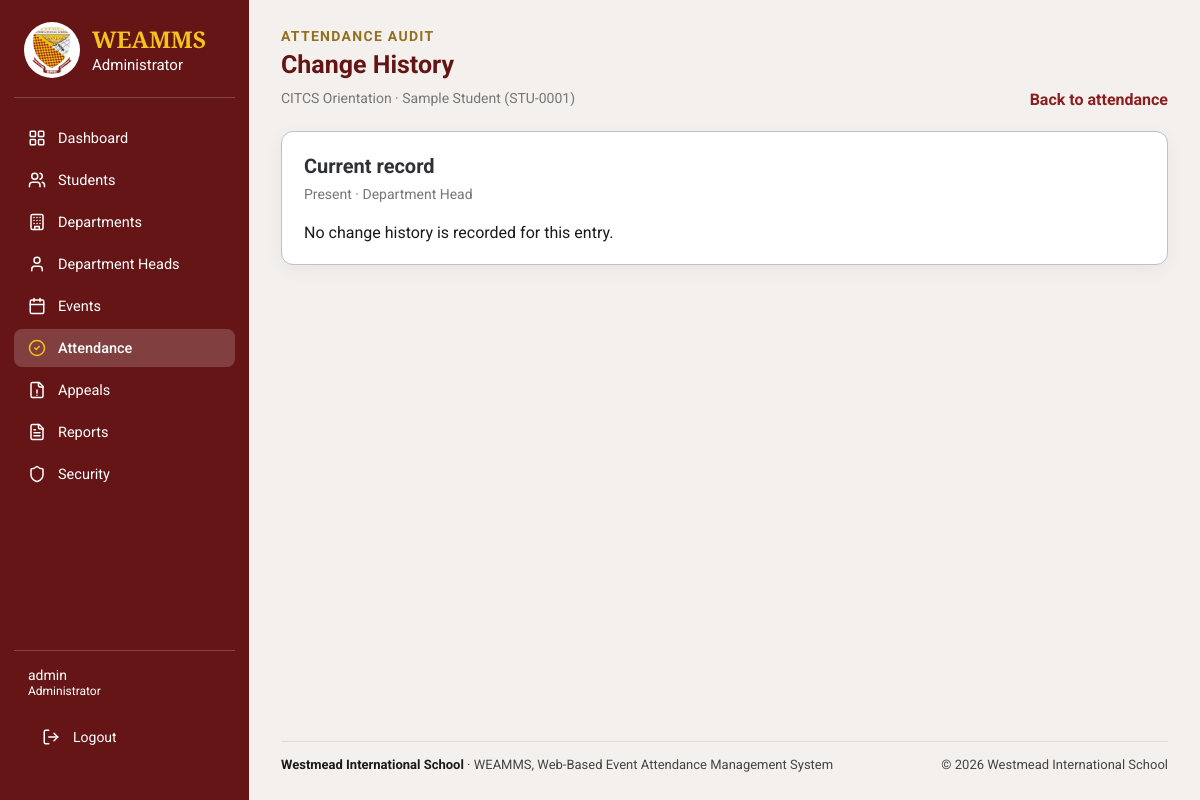
The page /admin/attendance/history.php?id=1 (signed in) on the database its author committed.
### tables this page shows
CREATE TABLE `event_attendance` (
  `attendance_id` bigint(20) UNSIGNED NOT NULL,
  `event_id` bigint(20) UNSIGNED NOT NULL,
  `student_id` bigint(20) UNSIGNED NOT NULL,
  `attendance_status` enum('present','late','absent','excused') NOT NULL DEFAULT 'absent',
  `check_in_at` datetime DEFAULT NULL,
  `recorded_by_user_id` bigint(20) UNSIGNED DEFAULT NULL,
  `record_source` enum('barcode','department_head','appeal','system') NOT NULL DEFAULT 'barcode',
  `remarks` varchar(500) DEFAULT NULL,
  `created_at` timestamp NOT NULL DEFAULT current_timestamp(),
  `updated_at` timestamp NOT NULL DEFAULT current_timestamp() ON UPDATE current_timestamp()
);

CREATE TABLE `events` (
  `event_id` bigint(20) UNSIGNED NOT NULL,
  `department_id` bigint(20) UNSIGNED NOT NULL,
  `requested_by` bigint(20) UNSIGNED NOT NULL,
  `academic_period_id` bigint(20) UNSIGNED NOT NULL,
  `event_title` varchar(200) NOT NULL,
  `event_description` text DEFAULT NULL,
  `venue` varchar(200) DEFAULT NULL,
  `start_at` datetime NOT NULL,
  `end_at` datetime NOT NULL,
  `attendance_opens_at` datetime DEFAULT NULL,
  `attendance_closes_at` datetime DEFAULT NULL,
  `event_status` enum('pending','approved','rejected','cancelled','cancellation_requested','completed') NOT NULL DEFAULT 'pending',
  `admin_reviewed_by` bigint(20) UNSIGNED DEFAULT NULL,
  `admin_reviewed_at` datetime DEFAULT NULL,
  `admin_remarks` text DEFAULT NULL,
  `cancellation_requested_at` datetime DEFAULT NULL,
  `cancellation_requested_by` bigint(20) UNSIGNED DEFAULT NULL,
  `cancellation_request_remarks` text DEFAULT NULL,
  `created_at` timestamp NOT NULL DEFAULT current_timestamp(),
  `updated_at` timestamp NOT NULL DEFAULT current_timestamp() ON UPDATE current_timestamp()
);

CREATE TABLE `event_attendance_roster` (
  `event_id` bigint(20) UNSIGNED NOT NULL,
  `student_id` bigint(20) UNSIGNED NOT NULL,
  `department_id` bigint(20) UNSIGNED NOT NULL,
  `student_number` varchar(50) NOT NULL,
  `first_name` varchar(100) NOT NULL,
  `middle_name` varchar(100) DEFAULT NULL,
  `last_name` varchar(100) NOT NULL,
  `year_level` varchar(50) DEFAULT NULL,
  `section` varchar(100) DEFAULT NULL,
  `created_at` timestamp NOT NULL DEFAULT current_timestamp()
);

### admin/attendance/history.php (the view, shortened to what this page needs)
<?php
require_once __DIR__ . '/../../includes/admin_layout_start.php';
$attendanceId = filter_input(INPUT_GET, 'id', FILTER_VALIDATE_INT);
$recordStmt = $pdo->prepare(
    'SELECT ea.attendance_id, ea.attendance_status, ea.record_source, ea.check_in_at,
            e.event_title, r.student_number, r.first_name, r.last_name
     FROM event_attendance ea
     INNER JOIN events e ON e.event_id = ea.event_id
     INNER JOIN event_attendance_roster r
        ON r.event_id = ea.event_id AND r.student_id = ea.student_id
     WHERE ea.attendance_id = ?'
);
$recordStmt->execute([$attendanceId]);
$record = $recordStmt->fetch(PDO::FETCH_ASSOC);
$historyStmt = $pdo->prepare(
    'SELECT al.action_type, al.old_value, al.new_value, al.notes, al.created_at, u.username
     FROM attendance_audit_logs al
     LEFT JOIN users u ON u.user_id = al.actor_user_id
     WHERE al.attendance_id = ?
     ORDER BY al.created_at DESC'
);
$historyStmt->execute([$attendanceId]);
$history = $historyStmt->fetchAll(PDO::FETCH_ASSOC);
?>
<section class="admin-content-section">
    <div class="admin-page-heading"><div><span class="admin-eyebrow">Attendance audit</span><h2>Change History</h2><p><?= adminEscape($record['event_title']) ?> · <?= adminEscape($record['first_name'] . ' ' . $record['last_name']) ?> (<?= adminEscape($record['student_number']) ?>)</p></div><a class="admin-action-link" href="<?= adminEscape($adminBaseUrl) ?>/admin/attendance/index.php">Back to attendance</a></div>
    <section class="admin-panel"><div class="admin-panel-heading"><div><h3>Current record</h3><p><?= adminEscape(ucfirst($record['attendance_status'])) ?> · <?= adminEscape(ucwords(str_replace(['_', 'barcode'], [' ', 'QR code'], $record['record_source']))) ?></p></div></div>
        <?php if ($history === []): ?><p>No change history is recorded for this entry.</p><?php endif; ?>
    </section>
</section>
<?php require __DIR__ . '/../../includes/footer.php'; ?></main></body></html>

### assets/css/style.css (style rules this page uses)
:root { --wis-maroon-light: #B43737; --wis-maroon: #8B1E1E; --wis-maroon-dark: #641414; --wis-gold: #F2C300; --wis-gold-dark: #D6A900; --wis-white: #FFFFFF; --wis-light-blue: #E8F0FE; --wis-black: #171717; --wis-background: #F5F5F5; --wis-border: #B8C1CC; --wis-shadow: 0 8px 25px rgba(0, 0, 0, 0.10); }
* { box-sizing: border-box; margin: 0; padding: 0; }
html { scroll-behavior: smooth; }
body { display: flex; justify-content: center; align-items: flex-start; min-height: 100vh; padding: 0 20px; background: var(--wis-background); color: var(--wis-black); font-family: 'Roboto', Arial, Helvetica, sans-serif; }

### assets/css/admin.css (style rules this page uses)
body { align-items: center; }
.admin-dashboard-page { display: flex; align-items: flex-start; justify-content: flex-start; min-height: 100vh; padding: 0; background: #f3f0ed; color: #1a1a1a; font-family: 'Roboto', Arial, sans-serif; }
.admin-content-section { width: 100%; max-width: 1500px; margin: 0 auto 28px; }
.admin-page-heading { display: flex; align-items: flex-end; justify-content: space-between; gap: 18px; margin-bottom: 22px; }
.admin-eyebrow { display: block; margin-bottom: 5px; color: #92701f; font-size: 14px; font-weight: 700; letter-spacing: 1.3px; text-transform: uppercase; }
.admin-page-heading h2 { margin: 0; color: #641414; font-size: 25px; line-height: 1.3; }
.admin-page-heading p, .admin-panel-heading p { margin: 6px 0 0; color: #777; font-size: 14px; line-height: 1.5; }
.admin-panel { min-width: 0; padding: 22px; border: 1px solid #b8c1cc; border-radius: 12px; background: #fff; box-shadow: 0 5px 18px rgb(0 0 0 / 5%); }
.admin-panel-heading { display: flex; align-items: center; justify-content: space-between; gap: 15px; margin-bottom: 18px; }
.admin-panel-heading h3 { margin: 0; color: #303039; font-size: 20px; }
.admin-panel-heading p { font-size: 14px; }
.admin-action-link { color: #8b1e1e; font-weight: 700; text-decoration: none; }

### assets/css/ui-refresh.css (style rules this page uses)
:root { --ui-bg: #f3f0ed; --ui-border: #ebe5e0; --ui-tint: #faf7f4; --ui-zebra: #fcfaf8; --ui-hover: #f7f1ec; --ui-muted: #5f5a56; --ui-radius: 14px; --ui-shadow: 0 2px 8px rgb(60 30 20 / 6%); }

### rows shown on the page
event_attendance: event.event_title "CITCS Orientation", event_attendance_roster.first_name+last_name "Sample Student", event_attendance_roster.student_number "STU-0001", attendance_status "Present", record_source "Department Head"

### other values the page prints
adminEscape($label) "Dashboard"
adminEscape($label) "Students"
adminEscape($label) "Departments"
adminEscape($label) "Department Heads"
adminEscape($label) "Events"
adminEscape($label) "Attendance"
adminEscape($label) "Appeals"
adminEscape($label) "Reports"
adminEscape($label) "Security"
adminEscape($adminUsername) "admin"
